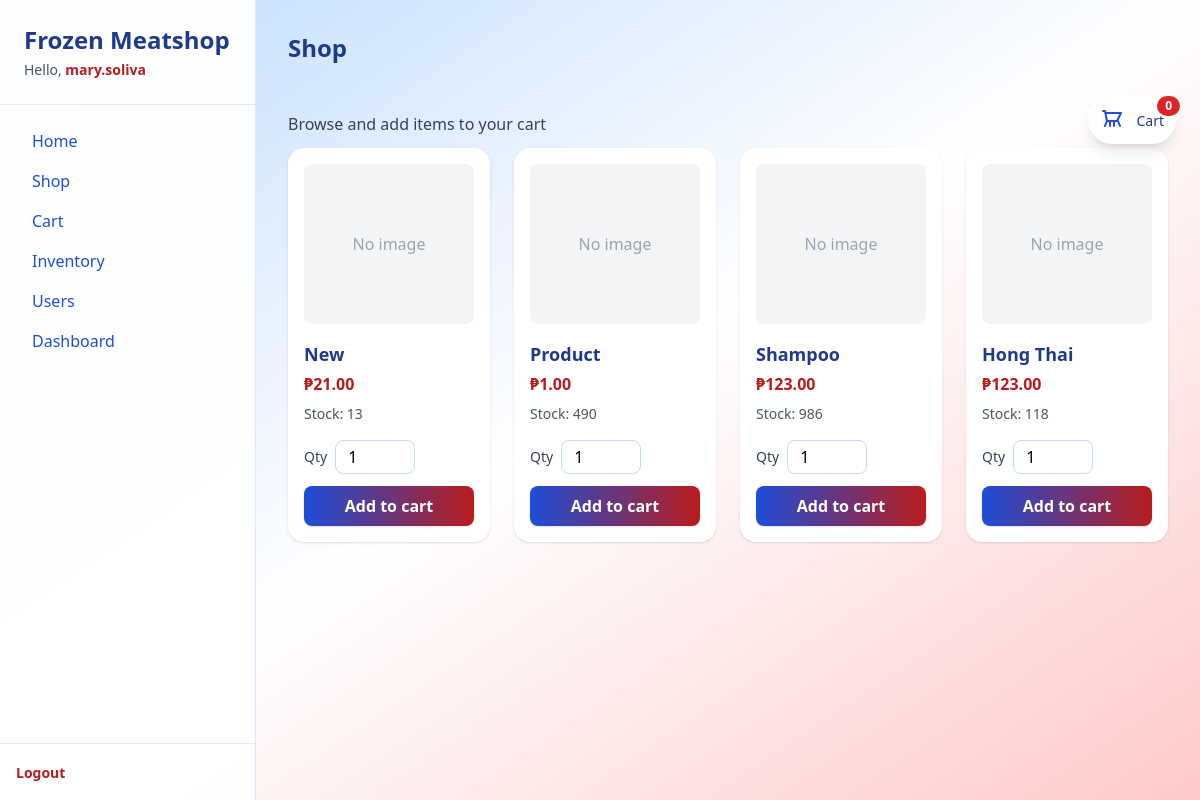
Screenshot of /shop (signed in) with the database file from the repository.
### tables this page shows
CREATE TABLE products (product_id INTEGER PRIMARY KEY AUTOINCREMENT, product_name TEXT NOT NULL, price REAL NOT NULL, stock INTEGER DEFAULT 0, created_at DATETIME DEFAULT CURRENT_TIMESTAMP, product_picture_path TEXT);

### src/Views.php (called while the page is built, shortened)
<?php
class Views
{
    public static function render(string $viewFileName, array $data = []): void
    {
        extract($data);
        $cwd = getcwd();
        include $cwd . "/src/views/{$viewFileName}";
        return;
    }
}

### src/controllers/ProductController.php (called while the page is built, shortened)
<?php
class ProductController
{
    public function index()
    {
        $productModel = new Product();
        $products = $productModel->getAll();
        $formatter = new NumberFormatter('en_PH', NumberFormatter::CURRENCY);
        $products = array_map(function ($product) use ($formatter) {
            $formattedPrice = $formatter->formatCurrency($product['price'], 'PHP');
            return array_merge($product, ['price' => $formattedPrice, 'product_name' => ucfirst($product['product_name'])]);
        }, $products);
        $products = array_filter($products, function ($product) {
            return $product['stock'] > 0;
        });
        Views::render('shop.php', ['products' => $products]);
    }
}

### index.php (called while the page is built, shortened)
<?php
$router = new router();
$router->get('/login', [auth_controller::class, 'showLoginForm']);
$router->get('/signup', [auth_controller::class, 'signup']);
$router->get('/dashboard', [DashboardController::class, 'index']);
$router->get('/inventory', [DashboardController::class, 'inventory']);
$router->get('/add-user', [UserController::class, 'show']);
$router->get('/', [LandingController::class, 'index']);
$router->get('/error', [LandingController::class, 'error']);
$router->get('/users', [UserController::class, 'index']);
$router->get('/users/delete', [UserController::class, 'indexDestroy']);
$router->get('/users/edit', [UserController::class, 'indexEdit']);
$router->get('/shop', [ProductController::class, 'index']);
$router->get('/cart', [CartController::class, 'index']);
$router->get('/sales', [DashboardController::class, 'sales']);
$router->get('/sales/data', [ProductController::class, 'sales']);
$router->post('/cart/checkout', [CartController::class, 'checkout']);
$router->post('/cart/remove', [CartController::class, 'removeCartItem']);
$router->post('/cart/add', [ProductController::class, 'addCart']);
$router->post('/delete/user', [UserController::class, 'destroy']);
$router->post('/edit/user', [UserController::class, 'update']);
$router->post('/signin', [auth_controller::class, 'signin']);
$router->post('/signup', [auth_controller::class, 'register']);
$router->post('/add-product', [ProductController::class, 'store']);
$router->post('/edit-product', [ProductController::class, 'update']);
$router->post('/delete-product', [ProductController::class, 'destroy']);
$router->post('/add-user', [UserController::class, 'store']);
$router->post('/logout', [auth_controller::class, 'logout']);
$router->dispatch();

### src/models/db.php (called while the page is built, shortened)
<?php
class DB
{
    private $database;
    public function __construct($dbFile = "./../../database/database.db")
    {
        try {
            $cwd = getcwd();
            $dbFile = $cwd . '/database/database.db';
            $this->database = new \PDO("sqlite:" . $dbFile);
            $this->database->setAttribute(PDO::ATTR_ERRMODE, PDO::ERRMODE_EXCEPTION);
        } catch (Exception $e) {
            die("Database connection failed: " .  $e->getMessage());
        }
    }
    public function getConnection(): PDO
    {
        return $this->database;
    }
}

### src/models/Product.php (called while the page is built, shortened)
<?php
class Product
{
    public $table = 'products';
    private $dbConnection;
    public function __construct()
    {
        $this->dbConnection = (new DB())->getConnection();
    }
    public function getAll()
    {
        $result = $this->dbConnection->query("SELECT * FROM {$this->table}");
        return $result->fetchAll(PDO::FETCH_ASSOC);
    }
}

### src/views/shop.php (the view, shortened to what this page needs)
<?php
$cartCount = 0;
?>
    <div class="py-6">
        <div class="mb-3 text-gray-700">Browse and add items to your cart</div>
        <a href="/cart" class="fixed right-6 top-24 z-40 bg-white shadow-lg rounded-full p-3 flex items-center space-x-3 hover:scale-105 transform transition" aria-label="Open cart">
            <svg class="w-6 h-6 text-blue-700" fill="none" stroke="currentColor" stroke-width="2" viewBox="0 0 24 24" aria-hidden="true"><path stroke-linecap="round" stroke-linejoin="round" d="M3 3h2l.4 2M7 13h10l4-8H5.4M7 13L5.4 5M7 13l-2 5m5-5v5m4-5v5m4-5l2 5"/></svg>
            <div class="relative">
                <span class="text-sm font-medium text-blue-900">Cart</span>
                <span class="absolute -top-3 -right-4 inline-flex items-center justify-center px-2 py-1 text-xs font-bold leading-none text-white bg-red-600 rounded-full"><?php echo (int)$cartCount; ?></span>
            </div>
        </a>
        <?php if (!isset($products) || count($products) === 0): ?>
            <div class="w-full py-12">
                <div class="max-w-3xl mx-auto bg-white/80 backdrop-blur-sm rounded-2xl shadow-lg p-10 text-center">
                    <svg class="mx-auto mb-6 w-20 h-20 text-red-600" fill="none" stroke="currentColor" stroke-width="1.5" viewBox="0 0 24 24" aria-hidden="true"><path stroke-linecap="round" stroke-linejoin="round" d="M3 7h18M5 7v10a2 2 0 002 2h10a2 2 0 002-2V7M8 3v4M16 3v4"/></svg>
                    <h2 class="text-2xl font-extrabold text-blue-900 mb-2">No products available</h2>
                    <p class="text-gray-600 mb-6">We're sorry — we don't have any products in the shop right now. Check back later or contact support if you need immediate assistance.</p>
                    <div class="flex items-center justify-center space-x-3">
                        <a href="/shop" class="inline-flex items-center px-4 py-2 bg-gradient-to-r from-blue-700 to-red-700 text-white rounded-lg font-semibold">Refresh</a>
                        <a href="mailto:support@example.com" class="inline-flex items-center px-4 py-2 border border-blue-200 text-blue-700 rounded-lg">Contact Support</a>
                    </div>
                </div>
            </div>
        <?php else: ?>
            <div class="grid grid-cols-1 sm:grid-cols-2 md:grid-cols-3 lg:grid-cols-4 gap-6">
                <?php foreach ($products as $p): ?>
                    <?php if ($p['stock'] > 0):?>
                        <div class="bg-white rounded-2xl shadow p-4 flex flex-col">
                            <div class="h-40 w-full rounded-lg overflow-hidden bg-gray-100 flex items-center justify-center mb-4">
                                <?php if (!is_null($p['product_picture_path'])): ?>
                                    <img src="<?php echo htmlspecialchars($p['product_picture_path']); ?>" alt="<?php echo htmlspecialchars($p['product_name']); ?>" class="h-full object-cover">
                                <?php else: ?>
                                    <div class="text-gray-400">No image</div>
                                <?php endif; ?>
                            </div>
                            <h3 class="text-lg font-semibold text-blue-900 mb-1"><?php echo htmlspecialchars($p['product_name']); ?></h3>
                            <p class="text-red-700 font-bold mb-2"><?php echo htmlspecialchars($p['price']); ?></p>
                            <p class="text-sm text-gray-600 mb-4">Stock: <?php echo htmlspecialchars($p['stock']); ?></p>
                            <form action="/cart/add" method="POST" class="mt-auto">
                                <div class="flex items-center space-x-2 mb-3">
                                    <label class="text-sm text-gray-700">Qty</label>
                                    <input type="number" name="quantity" value="1" min="1" max="<?php echo max(1, (int)$p['stock']); ?>" class="w-20 px-3 py-1 border border-blue-200 rounded-lg focus:outline-none">
                                </div>
                                <button type="submit" class="w-full bg-gradient-to-r from-blue-700 to-red-700 text-white px-4 py-2 rounded-lg font-bold shadow hover:from-blue-900 hover:to-red-800 transition">Add to cart</button>
                            </form>
                        </div>
                    <?php endif; ?>
                <?php endforeach; ?>
            </div>
        <?php endif; ?>
    </div>
<?php
require __DIR__ . '/layout.php';

### src/views/layout.php (style rules this page uses)
body { background:linear-gradient(135deg,#e3f2fd 0%,#b3e5fc 60%,#b71c1c 100%); }

### rows the page displays
products: shows "No image", product_name "New", price "₱21.00", stock "13"
products: shows "No image", product_name "Product", price "₱1.00", stock "490"
products: shows "No image", product_name "Shampoo", price "₱123.00", stock "986"
products: shows "No image", product_name "Hong Thai", price "₱123.00", stock "118"

### other values shown
$currentUser "mary.soliva"
$pageTitle "Shop"
$cartCount "0"
